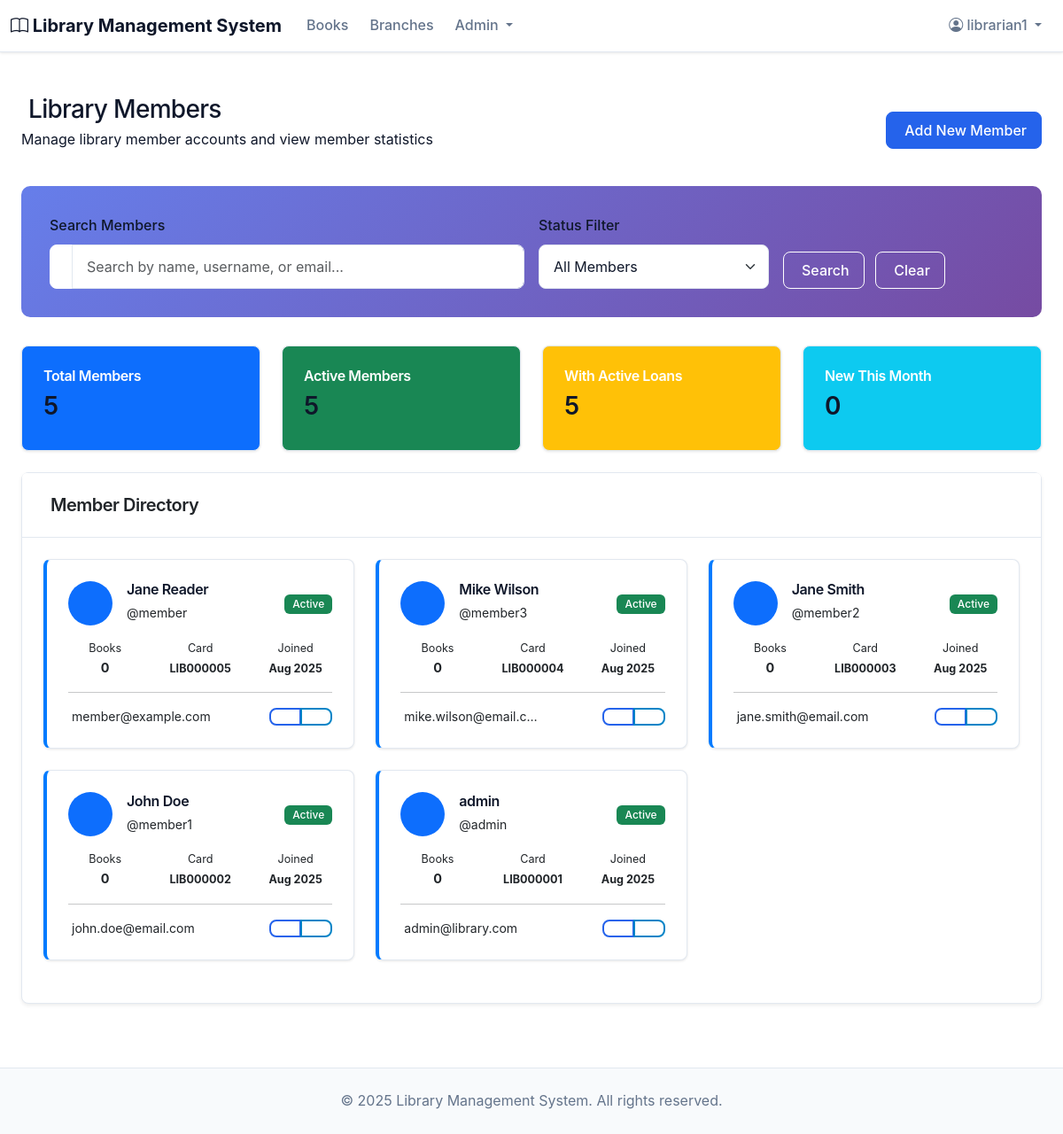
The page /accounts/members/ (signed in) on the database its author committed.
### accounts/models.py (models this page shows, shortened)
class User(AbstractUser):
    USER_TYPE_CHOICES = [
        ('member', 'Library Member'),
        ('librarian', 'Librarian'),
        ('admin', 'Administrator'),
    ]
    user_type = models.CharField(max_length=20, choices=USER_TYPE_CHOICES, default='member')
    phone_number = models.CharField(max_length=15, blank=True)
    date_of_birth = models.DateField(blank=True, null=True)
    address = models.TextField(blank=True)
    emergency_contact_name = models.CharField(max_length=100, blank=True)
    emergency_contact_phone = models.CharField(max_length=15, blank=True)
    library_card_number = models.CharField(max_length=20, unique=True, blank=True, null=True)
    is_active_member = models.BooleanField(default=True)
    membership_date = models.DateTimeField(default=timezone.now)
    membership_expiry = models.DateTimeField(blank=True, null=True)
    profile_picture = models.ImageField(upload_to='profile_pictures/', blank=True, null=True)
    @property
    def full_name(self):
        return f"{self.first_name} {self.last_name}".strip() or self.username
    @property
    def is_librarian(self):
        return self.user_type in ['librarian', 'admin']

### accounts/views.py (the view, shortened to what this page needs)
# urls.py: path('members/', views.MemberListView.as_view(), name='member_list'),
class MemberListView(LibrarianRequiredMixin, ListView):
    model = User
    template_name = 'accounts/member_list.html'
    context_object_name = 'members'
    paginate_by = 20
    def get_queryset(self):
        queryset = User.objects.filter(user_type='member').annotate(
            active_borrowings=Count('borrow_transactions',
                                  filter=Q(borrow_transactions__status='active'))
        )
        search = self.request.GET.get('search')
        return queryset.order_by('-date_joined')

### templates/accounts/member_list.html (shortened to what this page needs)
{% extends 'base.html' %}
{% load static %}
{% block content %}
<div class="container-fluid py-4">
    <div class="row mb-4">
        <div class="col-12">
            <div class="d-flex justify-content-between align-items-center">
                <div>
                    <h1 class="h3 mb-1">
                        Library Members
                    </h1>
                    <p class="text-muted">Manage library member accounts and view member statistics</p>
                </div>
                <div>
                    <a href="{% url 'accounts:member_create' %}" class="btn btn-primary">
                        Add New Member
                    </a>
                </div>
            </div>
        </div>
    </div>
    <div class="search-container">
        <form method="get" class="row g-3">
            <div class="col-md-6">
                <label for="search" class="form-label">Search Members</label>
                <div class="input-group">
                    <span class="input-group-text bg-white">
                    </span>
                    <input type="text"
                           class="form-control"
                           id="search"
                           name="search"
                           value="{{ request.GET.search }}"
                           placeholder="Search by name, username, or email...">
                </div>
            </div>
            <div class="col-md-3">
                <label for="status" class="form-label">Status Filter</label>
                <select class="form-select" id="status" name="status">
                    <option value="">All Members</option>
                </select>
            </div>
            <div class="col-md-3 d-flex align-items-end">
                <div class="w-100">
                    <button type="submit" class="btn btn-outline-white me-2">
                        Search
                    </button>
                    <a href="{% url 'accounts:member_list' %}" class="btn btn-outline-white">
                        Clear
                    </a>
                </div>
            </div>
        </form>
    </div>
    <div class="row mb-4">
        <div class="col-md-3">
            <div class="card bg-primary text-white">
                <div class="card-body">
                    <div class="d-flex justify-content-between">
                        <div>
                            <h6 class="card-title">Total Members</h6>
                            <h3>{{ members|length }}</h3>
                        </div>
                    </div>
                </div>
            </div>
        </div>
        <div class="col-md-3">
            <div class="card bg-success text-white">
                <div class="card-body">
                    <div class="d-flex justify-content-between">
                        <div>
                            <h6 class="card-title">Active Members</h6>
                            <h3>{{ members|length }}</h3>
                        </div>
                    </div>
                </div>
            </div>
        </div>
        <div class="col-md-3">
            <div class="card bg-warning text-white">
                <div class="card-body">
                    <div class="d-flex justify-content-between">
                        <div>
                            <h6 class="card-title">With Active Loans</h6>
                            <h3>{{ members|length }}</h3>
                        </div>
                    </div>
                </div>
            </div>
        </div>
        <div class="col-md-3">
            <div class="card bg-info text-white">
                <div class="card-body">
                    <div class="d-flex justify-content-between">
                        <div>
                            <h6 class="card-title">New This Month</h6>
                            <h3>0</h3>
                        </div>
                    </div>
                </div>
            </div>
        </div>
    </div>
    <div class="card shadow-sm">
        <div class="card-header bg-white">
            <h5 class="card-title mb-0">
                Member Directory
            </h5>
        </div>
        <div class="card-body">
            {% if members %}
                <div class="row">
                    {% for member in members %}
                    <div class="col-md-6 col-lg-4 mb-4">
                        <div class="card member-card h-100 border-left-primary">
                            <div class="card-body">
                                <div class="d-flex align-items-center mb-3">
                                    <div class="avatar me-3">
                                        {% if member.profile_picture %}
                                            <img src="{{ member.profile_picture.url }}"
                                                 alt="{{ member.full_name }}"
                                                 class="rounded-circle"
                                                 width="50" height="50">
                                        {% else %}
                                            <div class="bg-primary rounded-circle d-flex align-items-center justify-content-center"
                                                 style="width: 50px; height: 50px;">
                                            </div>
                                        {% endif %}
                                    </div>
                                    <div class="flex-grow-1">
                                        <h6 class="mb-1">{{ member.full_name }}</h6>
                                        <small class="text-muted">@{{ member.username }}</small>
                                    </div>
                                    <div>
                                        {% if member.is_active_member %}
                                            <span class="badge bg-success status-badge">Active</span>
                                        {% else %}
                                            <span class="badge bg-secondary status-badge">Inactive</span>
                                        {% endif %}
                                    </div>
                                </div>
                                <div class="member-stats">
                                    <div class="row text-center">
                                        <div class="col-4">
                                            <small class="text-muted d-block">Books</small>
                                            <strong>{{ member.active_borrowings|default:0 }}</strong>
                                        </div>
                                        <div class="col-4">
                                            <small class="text-muted d-block">Card</small>
                                            <strong class="small">{{ member.library_card_number|default:"N/A" }}</strong>
                                        </div>
                                        <div class="col-4">
                                            <small class="text-muted d-block">Joined</small>
                                            <strong class="small">{{ member.membership_date|date:"M Y" }}</strong>
                                        </div>
                                    </div>
                                </div>
                                <hr class="my-3">
                                <div class="d-flex justify-content-between align-items-center">
                                    <small class="text-muted">
                                        {{ member.email|truncatechars:20 }}
                                    </small>
                                    <div class="btn-group" role="group">
                                        <a href="{% url 'accounts:member_edit' member.pk %}"
                                           class="btn btn-sm btn-outline-primary"
                                           title="Edit Member">
                                        </a>
                                        <a href="{% url 'accounts:member_detail' member.pk %}"
                                           class="btn btn-sm btn-outline-info"
                                           title="View Details">
                                        </a>
                                    </div>
                                </div>
                            </div>
                        </div>
                    </div>
                    {% endfor %}
                </div>
            {% endif %}
        </div>
    </div>
</div>
{% endblock %}

### templates/base.html (shortened to what this page needs)
<!DOCTYPE html>
<html lang="en">
<head>
    <link href="https://cdn.jsdelivr.net/npm/bootstrap@5.3.0/dist/css/bootstrap.min.css" rel="stylesheet">
    <link href="https://cdn.jsdelivr.net/npm/bootstrap-icons@1.10.0/font/bootstrap-icons.css" rel="stylesheet">
    {% load static %}
    <link rel="stylesheet" href="{% static 'css/custom.css' %}">
</head>
<body>
    <nav class="navbar navbar-expand-lg navbar-light" style="background-color: var(--background); box-shadow: 0 1px 3px 0 rgba(0, 0, 0, 0.1); border-bottom: 1px solid var(--border);">
        <div class="container">
            <a class="navbar-brand" href="{% url 'home' %}">
                <i class="bi bi-book"></i> Library Management System
            </a>
            <div class="collapse navbar-collapse" id="navbarNav">
                <ul class="navbar-nav me-auto">
                    <li class="nav-item">
                        <a class="nav-link" href="{% url 'books:book_list' %}">Books</a>
                    </li>
                    <li class="nav-item">
                        <a class="nav-link" href="{% url 'library_branches:branch_list' %}">Branches</a>
                    </li>
                    {% if user.is_authenticated and user.is_librarian %}
                    <li class="nav-item dropdown">
                        <a class="nav-link dropdown-toggle" href="#" id="adminDropdown" role="button" data-bs-toggle="dropdown">
                            Admin
                        </a>
                    </li>
                    {% endif %}
                </ul>
                <ul class="navbar-nav">
                    {% if user.is_authenticated %}
                    <li class="nav-item dropdown">
                        <a class="nav-link dropdown-toggle" href="#" id="userDropdown" role="button" data-bs-toggle="dropdown">
                            <i class="bi bi-person-circle"></i> {{ user.username }}
                        </a>
                    </li>
                    {% endif %}
                </ul>
            </div>
        </div>
    </nav>
    <main class="container mt-4 mb-5" style="min-height: calc(100vh - 200px);">
        {% block content %}{% endblock %}
    </main>
    <footer class="mt-5 py-4" style="background-color: var(--muted); color: var(--muted-foreground); border-top: 1px solid var(--border);">
        <div class="container text-center">
            <p class="mb-0 text-sm" style="color: var(--muted-foreground); font-weight: 400;">&copy; 2025 Library Management System. All rights reserved.</p>
        </div>
    </footer>
</body>
</html>

### rows shown on the page
User: username "librarian1"
User: full_name "Jane Reader", username "member", is_active_member "Active", active_borrowings "0", library_card_number "LIB000005", membership_date "Aug 2025", email "member@example.com"
User: full_name "Mike Wilson", username "member3", is_active_member "Active", active_borrowings "0", library_card_number "LIB000004", membership_date "Aug 2025", email "mike.wilson@email.c…"
User: full_name "Jane Smith", username "member2", is_active_member "Active", active_borrowings "0", library_card_number "LIB000003", membership_date "Aug 2025", email "jane.smith@email.com"
User: full_name "John Doe", username "member1", is_active_member "Active", active_borrowings "0", library_card_number "LIB000002", membership_date "Aug 2025", email "john.doe@email.com"
User: full_name "admin", username "admin", is_active_member "Active", active_borrowings "0", library_card_number "LIB000001", membership_date "Aug 2025", email "admin@library.com"

### other values the page prints
{{ members|length }} "5"
